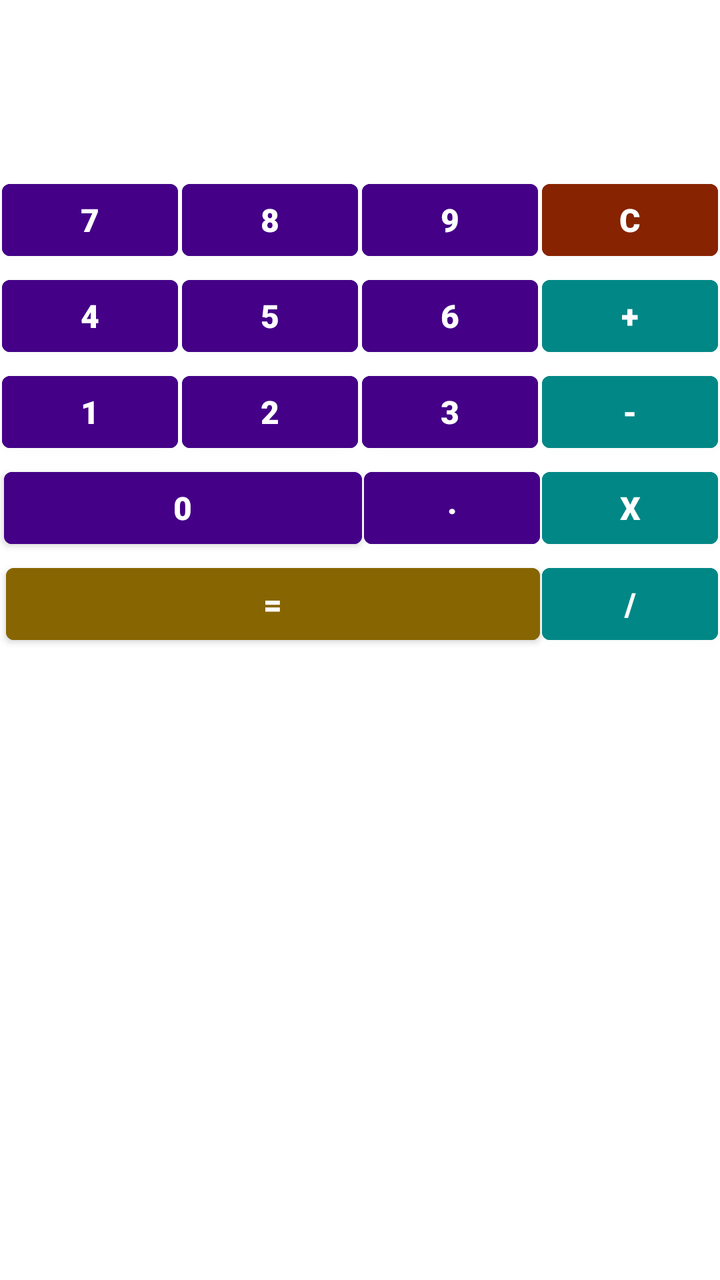
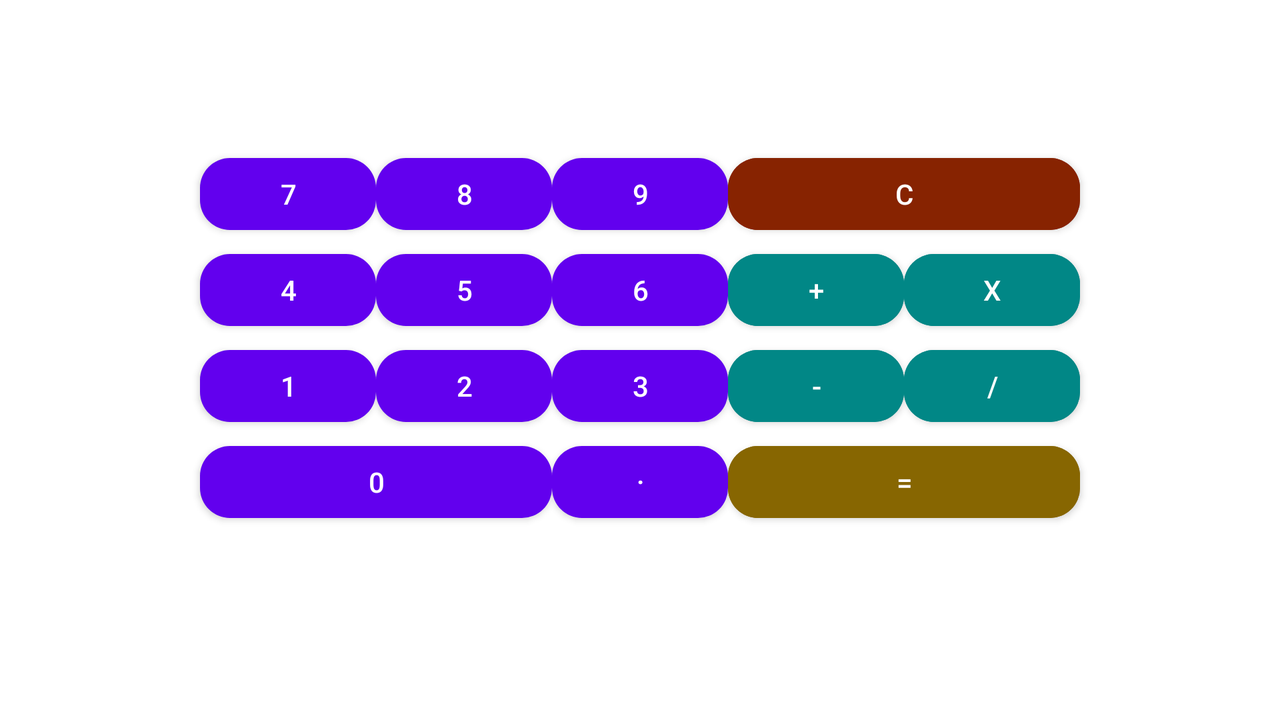

Compare how this app lays out the same screen by default and in its alternative resource folder. The renders come first, then the two layout files and the values they reference.
<!-- AndroidManifest.xml: application theme Theme.GB_calc -->
<!-- res/layout/calc.xml -->
<?xml version="1.0" encoding="utf-8"?>
<androidx.constraintlayout.widget.ConstraintLayout xmlns:android="http://schemas.android.com/apk/res/android"
    xmlns:app="http://schemas.android.com/apk/res-auto"
    android:layout_width="match_parent"
    android:layout_height="match_parent"
    >

    <TextView
        android:id="@+id/textView"
        android:layout_width="357dp"
        android:layout_height="wrap_content"
        android:text="@string/input"
        android:textAlignment="viewEnd"
        app:layout_constraintBottom_toTopOf="@id/button8"
        app:layout_constraintEnd_toEndOf="parent"
        app:layout_constraintStart_toStartOf="parent"
        app:layout_constraintTop_toBottomOf="@id/textResult"
        android:layout_marginTop="@dimen/text_top_margin"/>

    <TextView
        android:id="@+id/textResult"
        android:layout_width="0dp"
        android:layout_height="wrap_content"
        android:text="@string/result"
        android:textAlignment="viewEnd"
        android:textSize="20sp"
        android:textStyle="bold"
        app:layout_constraintBottom_toTopOf="@id/textView"
        app:layout_constraintEnd_toEndOf="parent"
        app:layout_constraintStart_toStartOf="parent"
        app:layout_constraintTop_toTopOf="parent"
        android:layout_marginTop="@dimen/text_top_margin"/>

    <Button
        android:id="@+id/button7"
        android:layout_width="wrap_content"
        android:layout_height="wrap_content"
        android:layout_marginTop="@dimen/button2text_margin"
        android:text="@string/_7"
        android:textSize="@dimen/button_text"
        android:fontFamily="@string/button_font"
        android:backgroundTint="@color/purple"
        app:layout_constraintBottom_toTopOf="@id/button4"
        app:layout_constraintEnd_toStartOf="@id/button8"
        app:layout_constraintHorizontal_chainStyle="packed"
        app:layout_constraintStart_toStartOf="parent"
        app:layout_constraintTop_toBottomOf="@id/textView"
        app:layout_constraintVertical_bias="0.3"
        android:layout_marginStart="@dimen/button_margin"
        android:layout_marginEnd="@dimen/button_margin"/>

    <Button
        android:id="@+id/button8"
        android:layout_width="wrap_content"
        android:layout_height="wrap_content"
        android:text="@string/_8"
        android:backgroundTint="@color/purple"
        android:textSize="@dimen/button_text"
        android:fontFamily="@string/button_font"
        app:layout_constraintVertical_bias="0.3"
        app:layout_constraintStart_toEndOf="@id/button7"
        app:layout_constraintEnd_toStartOf="@id/button9"
        app:layout_constraintTop_toBottomOf="@id/textView"
        app:layout_constraintBottom_toTopOf="@id/button5"
        android:layout_marginStart="@dimen/button_margin"
        android:layout_marginEnd="@dimen/button_margin"
        android:layout_marginTop="@dimen/button2text_margin"
        />

    <Button
        android:id="@+id/button9"
        android:layout_width="wrap_content"
        android:layout_height="wrap_content"
        android:text="@string/_9"
        android:backgroundTint="@color/purple"
        android:textSize="@dimen/button_text"
        android:fontFamily="@string/button_font"
        app:layout_constraintVertical_bias="0.3"
        app:layout_constraintStart_toEndOf="@id/button8"
        app:layout_constraintTop_toBottomOf="@id/textView"
        app:layout_constraintBottom_toTopOf="@id/button6"
        app:layout_constraintEnd_toStartOf="@id/button_clear"
        android:layout_marginStart="@dimen/button_margin"
        android:layout_marginEnd="@dimen/button_margin"
        android:layout_marginTop="@dimen/button2text_margin"
        />

    <Button
        android:id="@+id/button4"
        android:layout_width="wrap_content"
        android:layout_height="wrap_content"
        android:text="@string/_4"
        android:textSize="@dimen/button_text"
        android:fontFamily="@string/button_font"
        android:backgroundTint="@color/purple"
        app:layout_constraintEnd_toStartOf="@id/button5"
        app:layout_constraintStart_toStartOf="parent"
        app:layout_constraintTop_toBottomOf="@id/button7"
        app:layout_constraintBottom_toTopOf="@id/button1"
        app:layout_constraintHorizontal_chainStyle="packed"
        android:layout_marginStart="@dimen/button_margin"
        android:layout_marginEnd="@dimen/button_margin"/>

    <Button
        android:id="@+id/button5"
        android:layout_width="wrap_content"
        android:layout_height="wrap_content"
        android:text="@string/_5"
        android:textSize="@dimen/button_text"
        android:fontFamily="@string/button_font"
        android:backgroundTint="@color/purple"
        app:layout_constraintStart_toEndOf="@id/button4"
        app:layout_constraintEnd_toStartOf="@id/button6"
        app:layout_constraintTop_toBottomOf="@id/button8"
        app:layout_constraintBottom_toTopOf="@id/button2"
        android:layout_marginStart="@dimen/button_margin"
        android:layout_marginEnd="@dimen/button_margin"/>

    <Button
        android:id="@+id/button6"
        android:layout_width="wrap_content"
        android:layout_height="wrap_content"
        android:text="@string/_6"
        android:backgroundTint="@color/purple"
        android:textSize="@dimen/button_text"
        android:fontFamily="@string/button_font"
        app:layout_constraintStart_toEndOf="@id/button5"
        app:layout_constraintTop_toBottomOf="@id/button9"
        app:layout_constraintBottom_toTopOf="@id/button3"
        app:layout_constraintEnd_toStartOf="@id/button_plus"
        android:layout_marginStart="@dimen/button_margin"
        android:layout_marginEnd="@dimen/button_margin"/>

    <Button
        android:id="@+id/button1"
        android:layout_width="wrap_content"
        android:layout_height="wrap_content"
        android:text="@string/_1"
        android:textSize="@dimen/button_text"
        android:fontFamily="@string/button_font"
        android:backgroundTint="@color/purple"
        app:layout_constraintEnd_toStartOf="@id/button2"
        app:layout_constraintStart_toStartOf="parent"
        app:layout_constraintTop_toBottomOf="@id/button4"
        app:layout_constraintBottom_toTopOf="@id/button0"
        app:layout_constraintHorizontal_chainStyle="packed"
        android:layout_marginStart="@dimen/button_margin"
        android:layout_marginEnd="@dimen/button_margin"/>

    <Button
        android:id="@+id/button2"
        android:layout_width="wrap_content"
        android:layout_height="wrap_content"
        android:text="@string/_2"
        android:textSize="@dimen/button_text"
        android:fontFamily="@string/button_font"
        android:backgroundTint="@color/purple"
        app:layout_constraintStart_toEndOf="@id/button1"
        app:layout_constraintEnd_toStartOf="@id/button3"
        app:layout_constraintTop_toBottomOf="@id/button5"
        app:layout_constraintBottom_toTopOf="@id/button0"
        android:layout_marginStart="@dimen/button_margin"
        android:layout_marginEnd="@dimen/button_margin"/>

    <Button
        android:id="@+id/button3"
        android:layout_width="wrap_content"
        android:layout_height="wrap_content"
        android:text="@string/_3"
        android:textSize="@dimen/button_text"
        android:fontFamily="@string/button_font"
        android:backgroundTint="@color/purple"
        app:layout_constraintStart_toEndOf="@id/button2"
        app:layout_constraintTop_toBottomOf="@id/button6"
        app:layout_constraintBottom_toTopOf="@id/button_point"
        app:layout_constraintEnd_toStartOf="@id/button_minus"
        android:layout_marginStart="@dimen/button_margin"
        android:layout_marginEnd="@dimen/button_margin"/>

    <Button
        android:id="@+id/button0"
        android:layout_width="0dp"
        android:layout_height="wrap_content"
        android:text="@string/_0"
        android:textSize="@dimen/button_text"
        android:fontFamily="@string/button_font"
        android:backgroundTint="@color/purple"
        app:layout_constraintEnd_toStartOf="@id/button_point"
        app:layout_constraintStart_toStartOf="@id/button1"
        app:layout_constraintTop_toBottomOf="@id/button2"
        app:layout_constraintBottom_toTopOf="@id/button_equals"
        app:layout_constraintHorizontal_chainStyle="packed"
        android:layout_marginStart="@dimen/button_margin"
        android:layout_marginEnd="@dimen/button_margin"
        />

    <Button
        android:id="@+id/button_point"
        android:layout_width="wrap_content"
        android:layout_height="wrap_content"
        android:layout_marginStart="@dimen/button_margin"
        android:layout_marginEnd="@dimen/button_margin"
        android:fontFamily="@string/button_font"
        android:gravity="center_horizontal"
        android:text="@string/point"
        android:textSize="@dimen/button_text"
        android:backgroundTint="@color/purple"
        app:layout_constraintBottom_toTopOf="@id/button_equals"
        app:layout_constraintEnd_toStartOf="@id/button_multiply"
        app:layout_constraintStart_toStartOf="@id/button3"
        app:layout_constraintTop_toBottomOf="@id/button3" />

    <Button
        android:id="@+id/button_clear"
        android:layout_width="wrap_content"
        android:layout_height="wrap_content"
        android:text="@string/c"
        android:textSize="@dimen/button_text"
        android:fontFamily="@string/button_font"
        android:backgroundTint="@color/red"
        app:layout_constraintVertical_bias="0.3"
        app:layout_constraintTop_toBottomOf="@id/textView"
        app:layout_constraintStart_toEndOf="@id/button9"
        app:layout_constraintBottom_toTopOf="@id/button_plus"
        app:layout_constraintEnd_toEndOf="parent"
        android:layout_marginStart="@dimen/button_margin"
        android:layout_marginEnd="@dimen/button_margin"
        android:layout_marginTop="@dimen/button2text_margin"
        />

    <Button
        android:id="@+id/button_plus"
        android:layout_width="wrap_content"
        android:layout_height="wrap_content"
        android:text="@string/plus"
        android:textSize="@dimen/button_text"
        android:fontFamily="@string/button_font"
        android:backgroundTint="@color/teal_700"
        app:layout_constraintTop_toBottomOf="@id/button_clear"
        app:layout_constraintStart_toEndOf="@id/button6"
        app:layout_constraintVertical_chainStyle="packed"
        app:layout_constraintBottom_toTopOf="@id/button_minus"
        app:layout_constraintEnd_toEndOf="parent"
        android:layout_marginStart="@dimen/button_margin"
        android:layout_marginEnd="@dimen/button_margin"
        />

    <Button
        android:id="@+id/button_minus"
        android:layout_width="wrap_content"
        android:layout_height="wrap_content"
        android:text="@string/minus"
        android:textSize="@dimen/button_text"
        android:fontFamily="@string/button_font"
        android:backgroundTint="@color/teal_700"
        app:layout_constraintTop_toBottomOf="@id/button_plus"
        app:layout_constraintStart_toEndOf="@id/button3"
        app:layout_constraintBottom_toTopOf="@id/button_multiply"
        app:layout_constraintEnd_toEndOf="parent"
        android:layout_marginStart="@dimen/button_margin"
        android:layout_marginEnd="@dimen/button_margin"
        />

    <Button
        android:id="@+id/button_multiply"
        android:layout_width="wrap_content"
        android:layout_height="wrap_content"
        android:backgroundTint="@color/teal_700"
        android:text="@string/multiply"
        android:textSize="@dimen/button_text"
        android:fontFamily="@string/button_font"
        app:layout_constraintBottom_toTopOf="@id/button_divide"
        app:layout_constraintStart_toEndOf="@id/button_point"
        app:layout_constraintTop_toBottomOf="@id/button_minus"
        android:layout_marginStart="@dimen/button_margin"
        android:layout_marginEnd="@dimen/button_margin"/>

    <Button
        android:id="@+id/button_divide"
        android:layout_width="wrap_content"
        android:layout_height="wrap_content"
        android:backgroundTint="@color/teal_700"
        android:text="@string/divide"
        android:textSize="@dimen/button_text"
        android:fontFamily="@string/button_font"
        app:layout_constraintStart_toEndOf="@id/button_point"
        app:layout_constraintTop_toBottomOf="@id/button_multiply"
        android:layout_marginStart="@dimen/button_margin"
        android:layout_marginEnd="@dimen/button_margin"
        />

    <Button
        android:id="@+id/button_equals"
        android:layout_width="0dp"
        android:layout_height="wrap_content"
        android:text="@string/equals"
        android:textSize="@dimen/button_text"
        android:fontFamily="@string/button_font"
        android:backgroundTint="@color/orange"
        app:layout_constraintTop_toBottomOf="@id/button_point"
        app:layout_constraintStart_toStartOf="@id/button0"
        app:layout_constraintEnd_toStartOf="@id/button_divide"
        app:layout_constraintHorizontal_chainStyle="packed"
        android:layout_marginStart="@dimen/button_margin"
        android:layout_marginEnd="@dimen/button_margin"
        />



</androidx.constraintlayout.widget.ConstraintLayout>
<!-- resources referenced by this layout -->
<resources>
  <color name="orange">#FF876601</color>
  <color name="purple">#FF440187</color>
  <color name="red">#FF872301</color>
  <color name="teal_700">#FF018786</color>
  <dimen name="button2text_margin">20dp</dimen>
  <dimen name="button_margin">1dp</dimen>
  <dimen name="button_text">16sp</dimen>
  <dimen name="text_top_margin">10dp</dimen>
  <string name="_0">0</string>
  <string name="_1">1</string>
  <string name="_2">2</string>
  <string name="_3">3</string>
  <string name="_4">4</string>
  <string name="_5">5</string>
  <string name="_6">6</string>
  <string name="_7">7</string>
  <string name="_8">8</string>
  <string name="_9">9</string>
  <string name="button_font">sans-serif-black</string>
  <string name="c">C</string>
  <string name="divide">/</string>
  <string name="equals">=</string>
  <string name="input">""</string>
  <string name="minus">-</string>
  <string name="multiply">X</string>
  <string name="plus">+</string>
  <string name="point">.</string>
  <string name="result">""</string>
  <style name="Theme.GB_calc" parent="Theme.MaterialComponents.DayNight.DarkActionBar">
          
          <item name="colorPrimary">@color/purple_500</item>
          <item name="colorPrimaryVariant">@color/purple_700</item>
          <item name="colorOnPrimary">@color/white</item>
          
          <item name="colorSecondary">@color/teal_200</item>
          <item name="colorSecondaryVariant">@color/teal_700</item>
          <item name="colorOnSecondary">@color/black</item>
          
          <item name="android:statusBarColor" tools:targetApi="l">?attr/colorPrimaryVariant</item>
          
      </style>
  <color name="purple_500">#FF6200EE</color>
  <color name="purple_700">#FF3700B3</color>
  <color name="white">#FFFFFFFF</color>
  <color name="teal_200">#FF03DAC5</color>
  <color name="black">#FF000000</color>
</resources>
<!-- res/layout-land/calc.xml (the repository's variant of the layout above) -->
<!-- drawn on the phone turned sideways -->
<?xml version="1.0" encoding="utf-8"?>
<androidx.constraintlayout.widget.ConstraintLayout xmlns:android="http://schemas.android.com/apk/res/android"
    xmlns:app="http://schemas.android.com/apk/res-auto"
    android:layout_width="match_parent"
    android:layout_height="match_parent">



    <TextView
        android:id="@+id/textResult"
        android:layout_height="wrap_content"
        android:layout_width="@dimen/text_layout_width"
        android:layout_marginTop="@dimen/text_top_margin"
        android:text="@string/result"
        android:textAlignment="viewEnd"
        android:textStyle="bold"
        app:layout_constraintBottom_toTopOf="@id/button8"
        app:layout_constraintEnd_toEndOf="parent"
        app:layout_constraintStart_toStartOf="parent"
        app:layout_constraintTop_toBottomOf="@id/textView"
        android:theme="@style/Text_view_style"
        />

    <TextView
        android:id="@+id/textView"
        android:layout_width="@dimen/text_layout_width"
        android:layout_height="wrap_content"
        android:layout_marginTop="@dimen/text_top_margin"
        android:text="@string/input"
        android:textAlignment="viewEnd"
        android:textStyle="bold"
        app:layout_constraintBottom_toTopOf="@id/textResult"
        app:layout_constraintEnd_toEndOf="parent"
        app:layout_constraintStart_toStartOf="parent"
        app:layout_constraintTop_toTopOf="parent"
        android:theme="@style/Text_view_style"
        />

    <com.google.android.material.button.MaterialButton
        android:id="@+id/button7"
        android:layout_width="wrap_content"
        android:layout_height="wrap_content"
        android:layout_marginTop="@dimen/top_button_to_text"
        android:text="@string/_7"
        android:theme="@style/Button_Default_style"
        app:cornerRadius="@dimen/button_corner_radius"
        app:layout_constraintBottom_toTopOf="@id/button4"
        app:layout_constraintEnd_toStartOf="@id/button8"
        app:layout_constraintHorizontal_chainStyle="packed"
        app:layout_constraintStart_toStartOf="@id/button4"
        app:layout_constraintTop_toBottomOf="@id/textResult"
        app:layout_constraintVertical_bias="0.3" />

    <com.google.android.material.button.MaterialButton
        android:id="@+id/button8"
        android:layout_width="wrap_content"
        android:layout_height="wrap_content"
        android:text="@string/_8"
        app:layout_constraintVertical_bias="0.3"
        app:layout_constraintStart_toEndOf="@id/button7"
        app:layout_constraintEnd_toStartOf="@id/button9"
        app:layout_constraintTop_toBottomOf="@id/textResult"
        app:layout_constraintBottom_toTopOf="@id/button5"
        android:layout_marginTop="@dimen/top_button_to_text"
        app:cornerRadius="@dimen/button_corner_radius"
        android:theme="@style/Button_Default_style"
        />

    <com.google.android.material.button.MaterialButton
        android:id="@+id/button9"
        android:layout_width="wrap_content"
        android:layout_height="wrap_content"
        android:text="@string/_9"
        app:layout_constraintVertical_bias="0.3"
        app:layout_constraintStart_toEndOf="@id/button8"
        app:layout_constraintTop_toBottomOf="@id/textResult"
        app:layout_constraintBottom_toTopOf="@id/button6"
        app:layout_constraintEnd_toStartOf="@id/button_clear"
        android:layout_marginTop="@dimen/top_button_to_text"
        app:cornerRadius="@dimen/button_corner_radius"
        android:theme="@style/Button_Default_style"
        />

    <com.google.android.material.button.MaterialButton
        android:id="@+id/button4"
        android:layout_width="wrap_content"
        android:layout_height="wrap_content"
        android:text="@string/_4"
        app:layout_constraintEnd_toStartOf="@id/button5"
        app:layout_constraintStart_toStartOf="parent"
        app:layout_constraintTop_toBottomOf="@id/button7"
        app:layout_constraintBottom_toTopOf="@id/button1"
        app:layout_constraintHorizontal_chainStyle="packed"
        app:cornerRadius="@dimen/button_corner_radius"
        android:theme="@style/Button_Default_style"
        />

    <com.google.android.material.button.MaterialButton
        android:id="@+id/button5"
        android:layout_width="wrap_content"
        android:layout_height="wrap_content"
        android:text="@string/_5"
        app:layout_constraintStart_toEndOf="@id/button4"
        app:layout_constraintEnd_toStartOf="@id/button6"
        app:layout_constraintTop_toBottomOf="@id/button8"
        app:layout_constraintBottom_toTopOf="@id/button2"
        app:cornerRadius="@dimen/button_corner_radius"
        android:theme="@style/Button_Default_style"
        />

    <com.google.android.material.button.MaterialButton
        android:id="@+id/button6"
        android:layout_width="wrap_content"
        android:layout_height="wrap_content"
        android:text="@string/_6"
        app:layout_constraintStart_toEndOf="@id/button5"
        app:layout_constraintTop_toBottomOf="@id/button9"
        app:layout_constraintBottom_toTopOf="@id/button3"
        app:layout_constraintEnd_toStartOf="@id/button_plus"
        app:cornerRadius="@dimen/button_corner_radius"
        android:theme="@style/Button_Default_style"
        />

    <com.google.android.material.button.MaterialButton
        android:id="@+id/button1"
        android:layout_width="wrap_content"
        android:layout_height="wrap_content"
        android:text="@string/_1"
        app:layout_constraintEnd_toStartOf="@id/button2"
        app:layout_constraintStart_toStartOf="parent"
        app:layout_constraintTop_toBottomOf="@id/button4"
        app:layout_constraintBottom_toTopOf="@id/button0"
        app:layout_constraintHorizontal_chainStyle="packed"
        app:cornerRadius="@dimen/button_corner_radius"
        android:theme="@style/Button_Default_style"
        />

    <com.google.android.material.button.MaterialButton
        android:id="@+id/button2"
        android:layout_width="wrap_content"
        android:layout_height="wrap_content"
        android:text="@string/_2"
        app:layout_constraintStart_toEndOf="@id/button1"
        app:layout_constraintEnd_toStartOf="@id/button3"
        app:layout_constraintTop_toBottomOf="@id/button5"
        app:layout_constraintBottom_toTopOf="@id/button0"
        app:cornerRadius="@dimen/button_corner_radius"
        android:theme="@style/Button_Default_style"
        />

    <com.google.android.material.button.MaterialButton
        android:id="@+id/button3"
        android:layout_width="wrap_content"
        android:layout_height="wrap_content"
        android:text="@string/_3"
        app:layout_constraintStart_toEndOf="@id/button2"
        app:layout_constraintTop_toBottomOf="@id/button6"
        app:layout_constraintBottom_toTopOf="@id/button_point"
        app:layout_constraintEnd_toStartOf="@id/button_minus"
        app:cornerRadius="@dimen/button_corner_radius"
        android:theme="@style/Button_Default_style"
        />

    <com.google.android.material.button.MaterialButton
        android:id="@+id/button0"
        android:layout_width="0dp"
        android:layout_height="wrap_content"
        android:text="@string/_0"
        app:layout_constraintEnd_toStartOf="@id/button_point"
        app:layout_constraintStart_toStartOf="@id/button1"
        app:layout_constraintTop_toBottomOf="@id/button2"
        app:layout_constraintHorizontal_chainStyle="packed"
        app:cornerRadius="@dimen/button_corner_radius"
        android:theme="@style/Button_Default_style"
        />

    <com.google.android.material.button.MaterialButton
        android:id="@+id/button_point"
        android:layout_width="wrap_content"
        android:layout_height="wrap_content"
        android:gravity="center_horizontal"
        android:text="@string/point"
        app:layout_constraintEnd_toStartOf="@id/button_equals"
        app:layout_constraintStart_toStartOf="@id/button3"
        app:layout_constraintTop_toBottomOf="@id/button3"
        app:cornerRadius="@dimen/button_corner_radius"
        android:theme="@style/Button_Default_style"
        />

    <com.google.android.material.button.MaterialButton
        android:id="@+id/button_clear"
        android:layout_width="0dp"
        android:layout_height="wrap_content"
        android:text="@string/c"
        android:backgroundTint="@color/red"
        app:layout_constraintVertical_bias="0.3"
        app:layout_constraintTop_toBottomOf="@id/textResult"
        app:layout_constraintStart_toEndOf="@id/button9"
        app:layout_constraintBottom_toTopOf="@id/button_multiply"
        app:layout_constraintEnd_toEndOf="@id/button_multiply"
        android:layout_marginTop="@dimen/top_button_to_text"
        app:cornerRadius="@dimen/button_corner_radius"
        android:theme="@style/Button_Default_style"
        />

    <com.google.android.material.button.MaterialButton
        android:id="@+id/button_plus"
        android:layout_width="wrap_content"
        android:layout_height="wrap_content"
        android:backgroundTint="@color/teal_700"
        android:text="@string/plus"
        android:theme="@style/Button_Default_style"
        app:cornerRadius="@dimen/button_corner_radius"
        app:layout_constraintBottom_toTopOf="@id/button_minus"
        app:layout_constraintEnd_toStartOf="@id/button_multiply"
        app:layout_constraintStart_toEndOf="@id/button6"
        app:layout_constraintTop_toBottomOf="@id/button_clear"
        app:layout_constraintVertical_chainStyle="packed" />

    <com.google.android.material.button.MaterialButton
        android:id="@+id/button_minus"
        android:layout_width="wrap_content"
        android:layout_height="wrap_content"
        android:text="@string/minus"
        android:backgroundTint="@color/teal_700"
        app:layout_constraintTop_toBottomOf="@id/button_plus"
        app:layout_constraintStart_toEndOf="@id/button3"
        app:layout_constraintBottom_toTopOf="@id/button_equals"
        app:layout_constraintEnd_toStartOf="@id/button_divide"
        app:cornerRadius="@dimen/button_corner_radius"
        android:theme="@style/Button_Default_style"
        />

    <com.google.android.material.button.MaterialButton
        android:id="@+id/button_multiply"
        android:layout_width="wrap_content"
        android:layout_height="wrap_content"
        android:backgroundTint="@color/teal_700"
        android:text="@string/multiply"
        app:layout_constraintBottom_toTopOf="@id/button_divide"
        app:layout_constraintStart_toEndOf="@id/button_plus"
        app:layout_constraintTop_toBottomOf="@id/button_clear"
        app:layout_constraintEnd_toEndOf="parent"
        app:cornerRadius="@dimen/button_corner_radius"
        android:theme="@style/Button_Default_style"
        />

    <com.google.android.material.button.MaterialButton
        android:id="@+id/button_divide"
        android:layout_width="wrap_content"
        android:layout_height="wrap_content"
        android:backgroundTint="@color/teal_700"
        android:text="@string/divide"
        app:layout_constraintStart_toEndOf="@id/button_minus"
        app:layout_constraintTop_toBottomOf="@id/button_multiply"
        app:layout_constraintEnd_toEndOf="parent"
        app:layout_constraintBottom_toTopOf="@id/button_equals"
        app:cornerRadius="@dimen/button_corner_radius"
        android:theme="@style/Button_Default_style"
        />

    <com.google.android.material.button.MaterialButton
        android:id="@+id/button_equals"
        android:layout_width="0dp"
        android:layout_height="wrap_content"
        android:text="@string/equals"
        android:backgroundTint="@color/orange"
        app:layout_constraintTop_toBottomOf="@id/button_divide"
        app:layout_constraintStart_toEndOf="@id/button_point"
        app:layout_constraintEnd_toEndOf="@id/button_divide"
        app:layout_constraintHorizontal_chainStyle="packed"
        app:cornerRadius="@dimen/button_corner_radius"
        android:theme="@style/Button_Default_style"
        />


</androidx.constraintlayout.widget.ConstraintLayout>
<!-- resources referenced by the variant -->
<!-- as the phone turned sideways resolves them -->
<resources>
  <color name="orange">#FF876601</color>
  <color name="red">#FF872301</color>
  <color name="teal_700">#FF018786</color>
  <dimen name="button_corner_radius">15dp</dimen>
  <dimen name="text_layout_width">0dp</dimen>
  <dimen name="text_top_margin">10dp</dimen>
  <dimen name="top_button_to_text">15dp</dimen>
  <string name="_0">0</string>
  <string name="_1">1</string>
  <string name="_2">2</string>
  <string name="_3">3</string>
  <string name="_4">4</string>
  <string name="_5">5</string>
  <string name="_6">6</string>
  <string name="_7">7</string>
  <string name="_8">8</string>
  <string name="_9">9</string>
  <string name="c">C</string>
  <string name="divide">/</string>
  <string name="equals">=</string>
  <string name="input">""</string>
  <string name="minus">-</string>
  <string name="multiply">X</string>
  <string name="plus">+</string>
  <string name="point">.</string>
  <string name="result">""</string>
  <style name="Button_Default_style" parent="Theme.MaterialComponents.Light.DarkActionBar">
          <item name="android:layout_marginStart">@dimen/button_margin</item>
          <item name="android:layout_marginTop">@dimen/button2text_margin</item>
          <item name="android:layout_marginEnd">@dimen/button_margin</item>
          <item name="android:fontFamily">@string/button_font</item>
          <item name="android:textSize">@dimen/button_text</item>
  
          <item name="android:backgroundTint">@color/night_mode_purple</item>
      </style>
  <style name="Text_view_style">
          <item name="android:background">@color/black</item>
          <item name="android:textSize">@dimen/textSize</item>
          <item name="android:textColor">@color/white</item>
      </style>
  <style name="Theme.GB_calc" parent="Theme.MaterialComponents.DayNight.DarkActionBar">
          
          <item name="colorPrimary">@color/purple_500</item>
          <item name="colorPrimaryVariant">@color/purple_700</item>
          <item name="colorOnPrimary">@color/white</item>
          
          <item name="colorSecondary">@color/teal_200</item>
          <item name="colorSecondaryVariant">@color/teal_700</item>
          <item name="colorOnSecondary">@color/black</item>
          
          <item name="android:statusBarColor" tools:targetApi="l">?attr/colorPrimaryVariant</item>
          
      </style>
  <dimen name="button_margin">1dp</dimen>
  <dimen name="button2text_margin">20dp</dimen>
  <string name="button_font">sans-serif-black</string>
  <dimen name="button_text">16sp</dimen>
  <color name="night_mode_purple">#FF726A95</color>
  <color name="black">#FF000000</color>
  <dimen name="textSize">24sp</dimen>
  <color name="white">#FFFFFFFF</color>
  <color name="purple_500">#FF6200EE</color>
  <color name="purple_700">#FF3700B3</color>
  <color name="teal_200">#FF03DAC5</color>
</resources>
